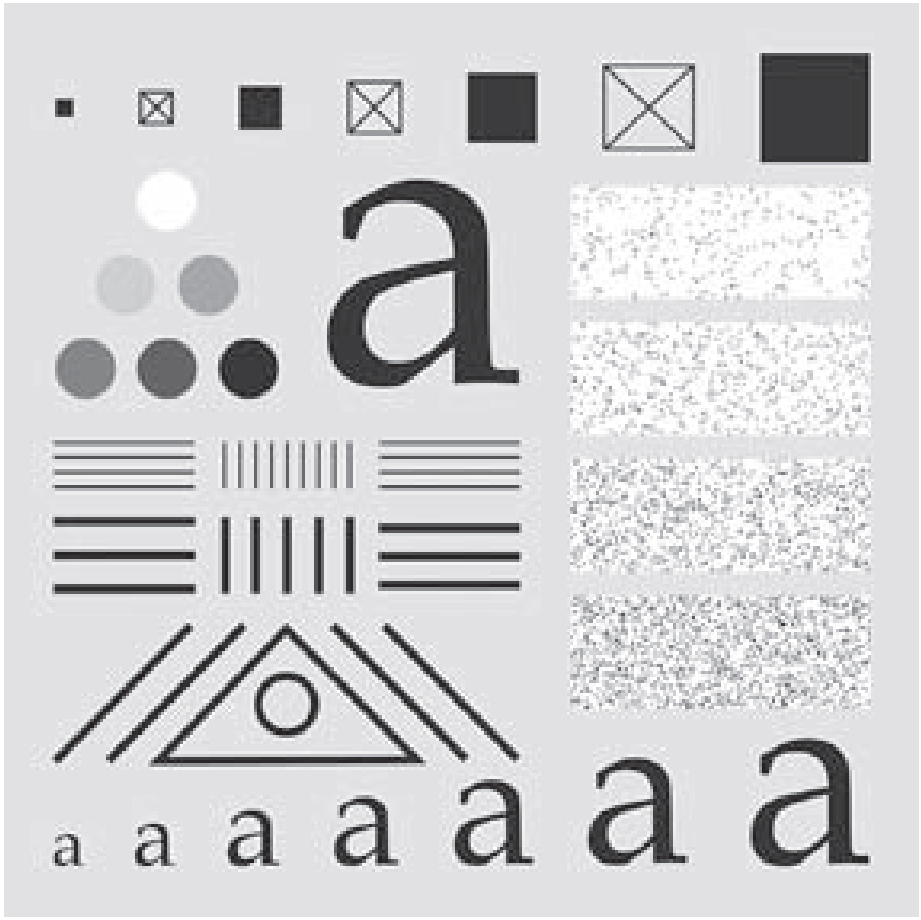
//> input picture Image/Screenshot 2025-05-15 001732.png, 921 x 920 px
$ ./BilateraFilter   (built with g++ and OpenCV 4)
//> lines starting //> are read from the running program, lines starting //| are printed output that depends on the picture
### Code/BilateraFilter/Header.h
#ifndef  _SPACTIAL_FILTERING_H_
#define _SPACTIAL_FILTERING_H_

#include <opencv2/opencv.hpp>
#include <iostream>
#include <vector>
using namespace std;
using namespace cv;

class BilateralFilter
{
public:
	static Mat ManualBilateralFilter(const cv::Mat& image, int kernelSize, double sigmaColor, double sigmaSpace);
private:
};

#endif //_SPACTIAL_FILTERING_H_

### Code/BilateraFilter/Source.cpp
#include "Header.h"

Mat BilateralFilter::ManualBilateralFilter(const cv::Mat& image, int kernelSize, double sigmaIntensity, double sigmaSpace)
{
//> called with kernelSize = 25, sigmaIntensity = 75, sigmaSpace = 75
    int rows = image.rows;
//> rows = 920
    int cols = image.cols;
//> cols = 921
    int k = kernelSize / 2;
    Mat result = image.clone();

    Mat padded;
    copyMakeBorder(image, padded, k, k, k, k, cv::BORDER_DEFAULT);
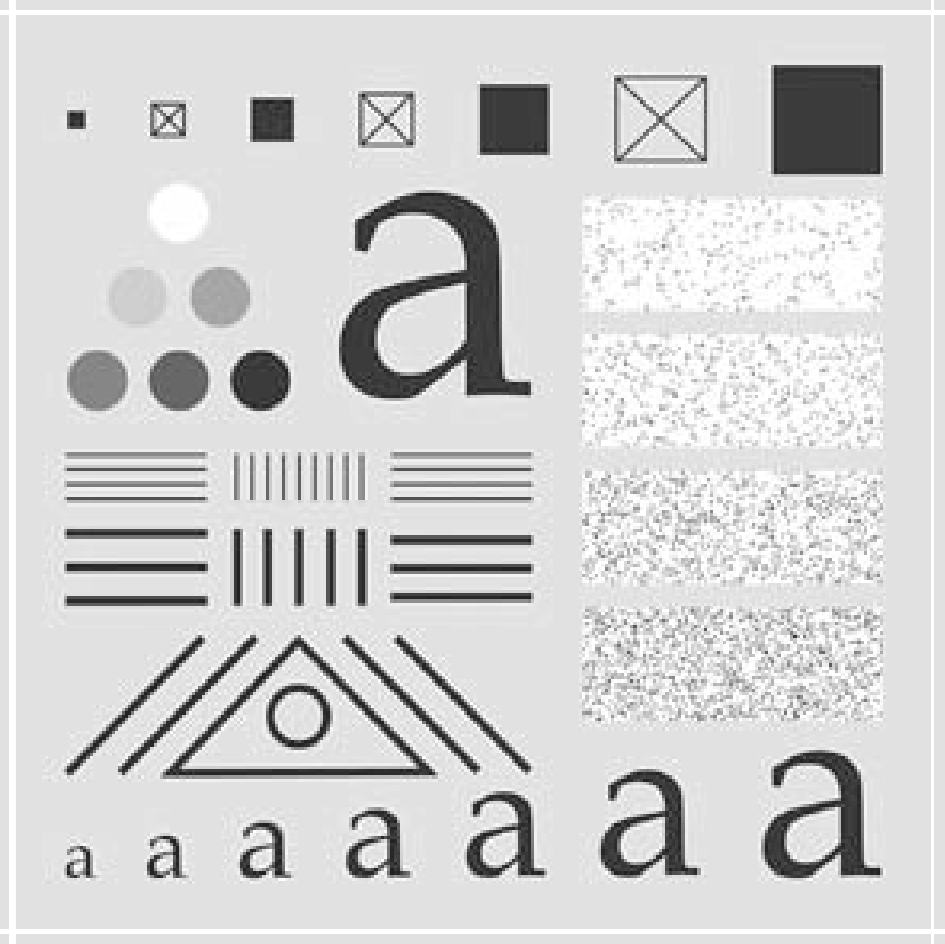
//> padded: 944 rows x 945 cols, CV_8UC1; min 34, max 255, mean 210.4

    for (int y = 0; y < rows; ++y) {
        for (int x = 0; x < cols; ++x) {
            double weightSum = 0.0;
            double bilSum = 0.0;

            uchar center = padded.at<uchar>(y + k, x + k);

            for (int dy = -k; dy <= k; ++dy) {
                for (int dx = -k; dx <= k; ++dx) {
                    uchar neighbor = padded.at<uchar>(y + k + dy, x + k + dx);
                    double gaussSpace = exp(-(dx * dx + dy * dy) / (2 * sigmaSpace * sigmaSpace));
                    int diff = static_cast<int>(neighbor) - static_cast<int>(center);
                    double gaussIntensity = exp(-(diff * diff) / (2.0 * sigmaIntensity * sigmaIntensity));
                    double weight = gaussSpace * gaussIntensity;
                    bilSum += (neighbor * weight);
                    weightSum += weight;
                }
            }
            result.at<uchar>(y, x) = cv::saturate_cast<uchar>(bilSum / weightSum);
        }
    }
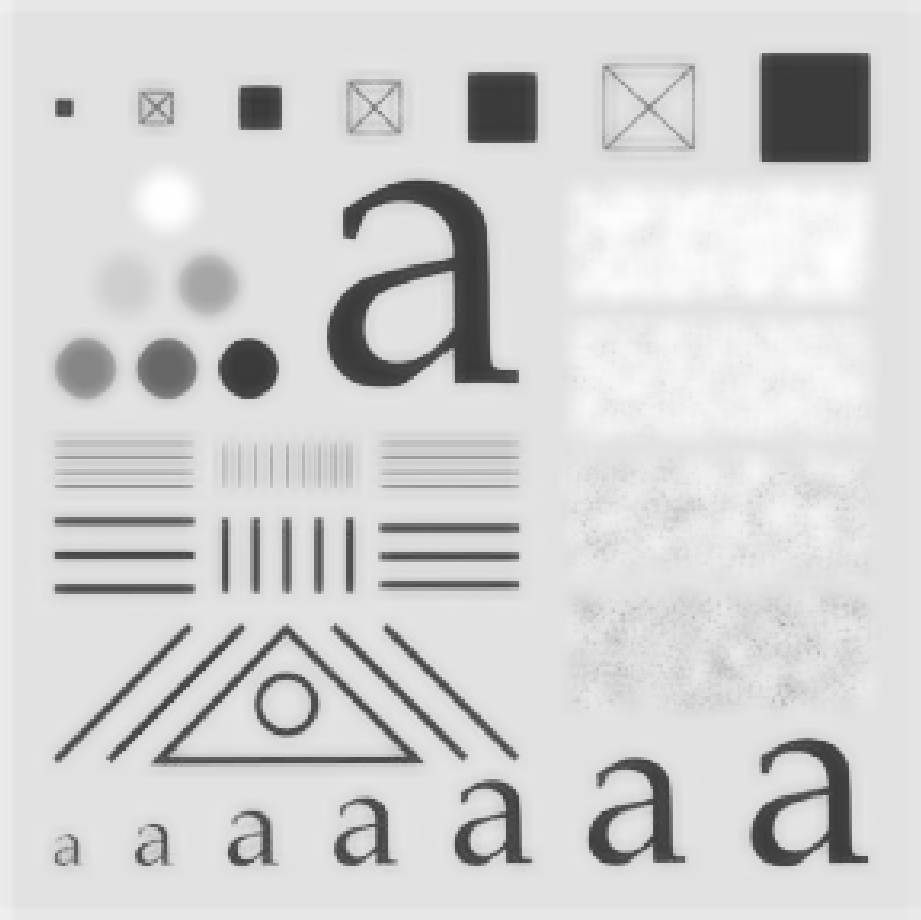
//> result: 920 rows x 921 cols, CV_8UC1; min 55, max 254, mean 210.3
    return result;
}

### Code/BilateraFilter/BilateraFilter.cpp
#include "Header.h"

int main() {
    // Đọc ảnh màu
    Mat image = cv::imread("D:/FresherXavisTech/Image/Screenshot 2025-05-15 001732.png", IMREAD_GRAYSCALE); // thay bằng đường dẫn ảnh của bạn
    if (image.empty()) {
        std::cerr << "Không mở được ảnh\n";
        return -1;
    }
    imshow("Original", image);

    //Manual BilateralFilter
    Mat ManualBil = BilateralFilter::ManualBilateralFilter(image, 25, 75, 75);
    imshow("Manual Bilateral Filter", ManualBil);

    Mat Bil;
    bilateralFilter(image, Bil, 25, 75, 75, BORDER_DEFAULT);
    imshow("OpenCV Bilateral Filter", Bil);
    waitKey(0);
    return 0;
}

$ run again, with Image/Screenshot 2025-05-06 151710.png copied over Image/Screenshot 2025-05-15 001732.png
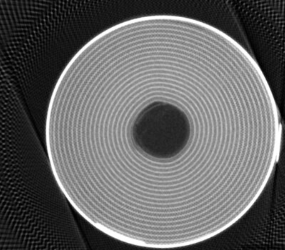
//> input picture Image/Screenshot 2025-05-06 151710.png, 285 x 250 px
//> in ManualBilateralFilter, `copyMakeBorder(image, padded, k, k, k, k, cv::BORDER_DEFAULT);`:
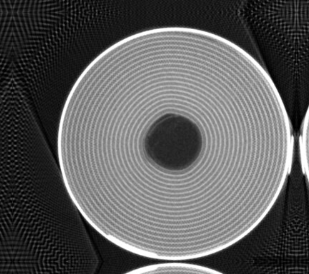
//> padded: 274 rows x 309 cols, CV_8UC1; min 0, max 255, mean 92
//> after the loop in ManualBilateralFilter, `for (int y = 0; y < rows; ++y)`:
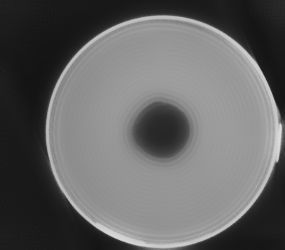
//> result: 250 rows x 285 cols, CV_8UC1; min 20, max 220, mean 99.9

$ run again, with Image/Screenshot 2025-05-07 094837.png copied over Image/Screenshot 2025-05-15 001732.png
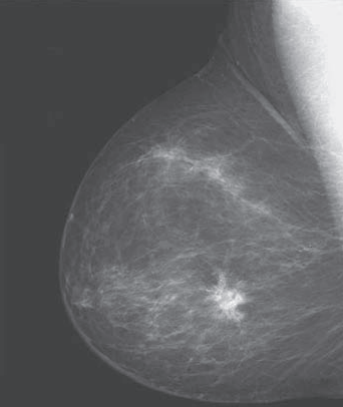
//> input picture Image/Screenshot 2025-05-07 094837.png, 343 x 407 px
//> in ManualBilateralFilter, `copyMakeBorder(image, padded, k, k, k, k, cv::BORDER_DEFAULT);`:
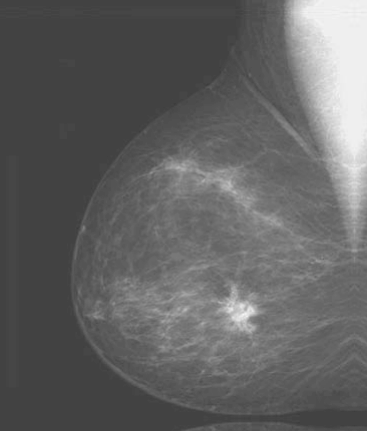
//> padded: 431 rows x 367 cols, CV_8UC1; min 59, max 245, mean 98.7
